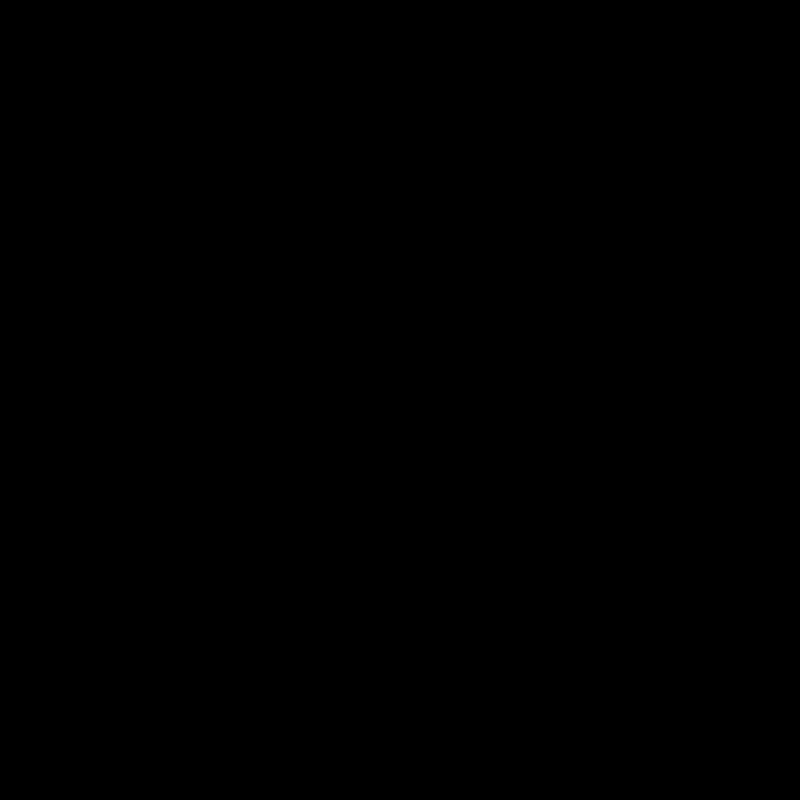
Frame 1 (no input)
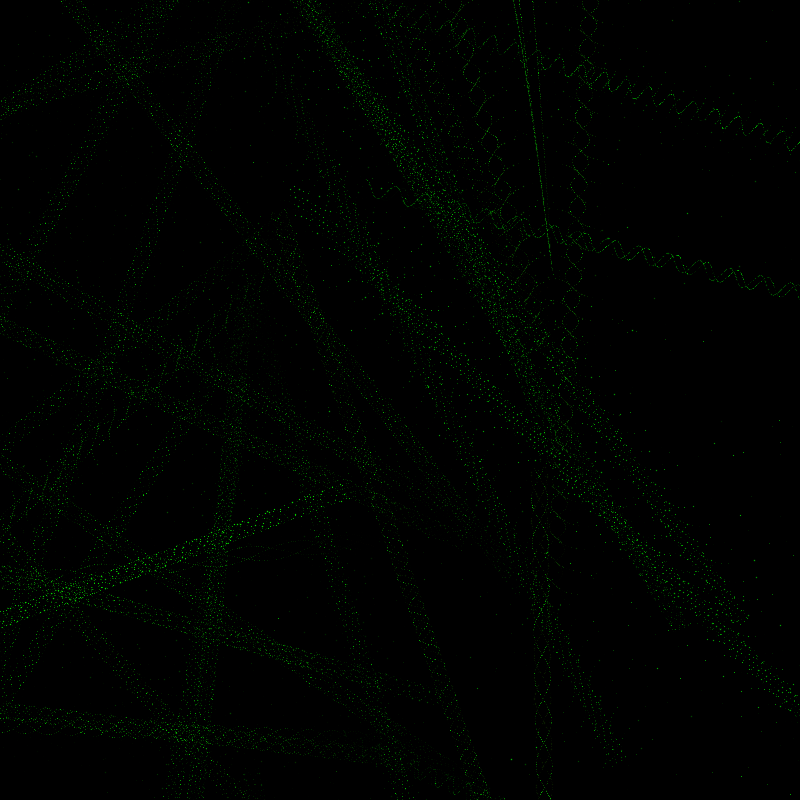
Frame 60 (the mouse pressed at the canvas centre just before this capture)
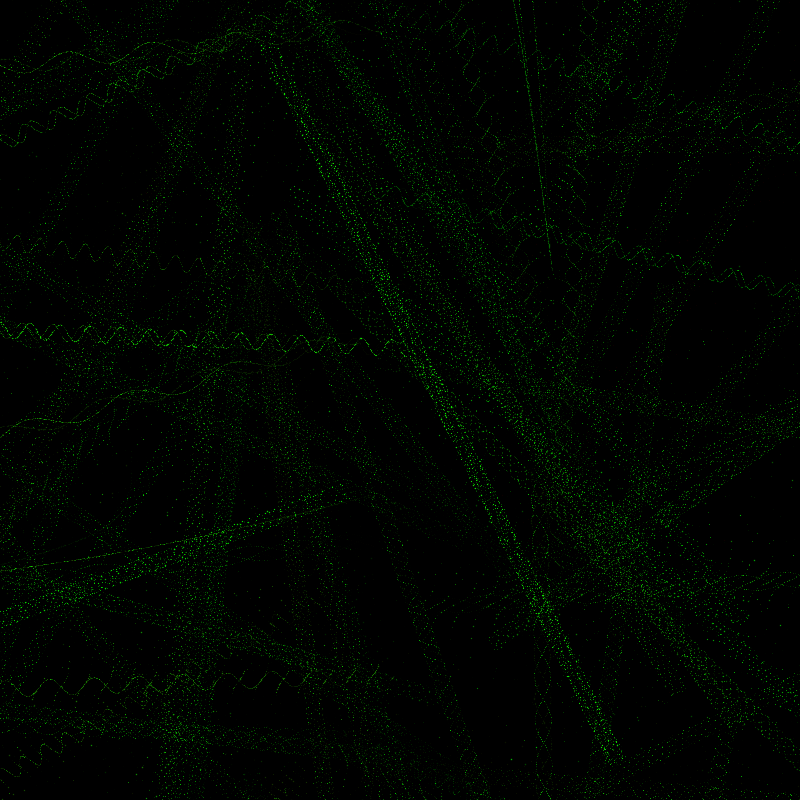
Frame 120 (the mouse held since frame 60 and released just before this capture)

The Processing sketch that drew these frames (run headless with seeded random() and noise(); from frame 60 on, the mouse is pressed at the canvas centre):

// Processing sketch: Davidsketch_240228bLayered3
// ── Davidsketch_240228bLayered3.pde
void setup() {
  size(800, 800);
  background(0);
  strokeCap(PROJECT);
}
float c = 0;
Boolean backward = false;
void draw() {
  translate(400, random(-400, 1600));
  scale(0.9);
  strokeWeight(1);
  rotate(frameCount/PI*0.25);
   if(c > 254){
    backward = true;
  }
  if(c <= 0){
    backward = false;
  }
  
  if(backward == true){

    c-= random(2.099);
  }
  if(backward == false){
    if(frameCount%2==0){
  c+= random(0.90999099);
    }
  }

  for (float i=0; i<900; i+=0.9) {
    stroke(c,constrain(i, 0, random(255)),0, constrain(i, 0, random(255)));
    point(0 + i, 170+-9*sin(frameCount/PI * i * PI/16.6));
  }
 
  for (float i=0; i<900; i+=0.9) {
strokeWeight(random(1.5));
    if (frameCount%2==0) {
      point(0 + i, 170+-9*tan(frameCount/PI * i * PI/16.6));
    } else {
      point(0 + i, 170+-9*cos(frameCount/PI * i * PI/16.6));
    }
  }
}
